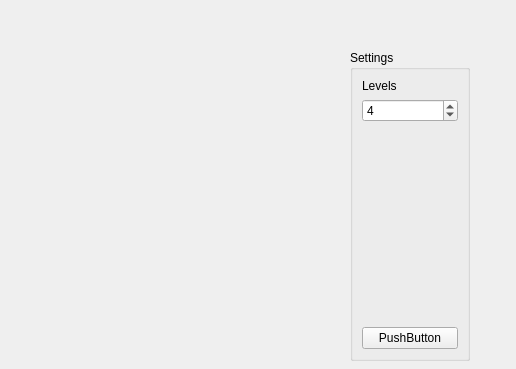
<?xml version="1.0" encoding="UTF-8"?>
<ui version="4.0">
 <class>MainWindow</class>
 <widget class="QMainWindow" name="MainWindow">
  <property name="geometry">
   <rect>
    <x>0</x>
    <y>0</y>
    <width>516</width>
    <height>369</height>
   </rect>
  </property>
  <property name="windowTitle">
   <string>Cantor Fractals</string>
  </property>
  <widget class="QWidget" name="centralwidget">
   <property name="enabled">
    <bool>true</bool>
   </property>
   <widget class="QGroupBox" name="grpSettings">
    <property name="geometry">
     <rect>
      <x>350</x>
      <y>50</y>
      <width>120</width>
      <height>311</height>
     </rect>
    </property>
    <property name="minimumSize">
     <size>
      <width>120</width>
      <height>0</height>
     </size>
    </property>
    <property name="title">
     <string>Settings</string>
    </property>
    <layout class="QVBoxLayout" name="verticalLayout">
     <item>
      <widget class="QLabel" name="label">
       <property name="text">
        <string>Levels</string>
       </property>
       <property name="buddy">
        <cstring></cstring>
       </property>
      </widget>
     </item>
     <item>
      <widget class="QSpinBox" name="spinBoxLevels">
       <property name="value">
        <number>4</number>
       </property>
      </widget>
     </item>
     <item>
      <spacer name="verticalSpacer">
       <property name="orientation">
        <enum>Qt::Vertical</enum>
       </property>
       <property name="sizeHint" stdset="0">
        <size>
         <width>20</width>
         <height>40</height>
        </size>
       </property>
      </spacer>
     </item>
     <item>
      <widget class="QPushButton" name="pushButton">
       <property name="text">
        <string>PushButton</string>
       </property>
      </widget>
     </item>
    </layout>
   </widget>
  </widget>
 </widget>
 <resources/>
 <connections>
  <connection>
   <sender>spinBoxLevels</sender>
   <signal>valueChanged(int)</signal>
   <receiver>MainWindow</receiver>
   <slot>setLevelsSlot(int)</slot>
   <hints>
    <hint type="sourcelabel">
     <x>372</x>
     <y>72</y>
    </hint>
    <hint type="destinationlabel">
     <x>515</x>
     <y>262</y>
    </hint>
   </hints>
  </connection>
  <connection>
   <sender>spinBoxLevels</sender>
   <signal>valueChanged(int)</signal>
   <receiver>MainWindow</receiver>
   <slot>slot1(int)</slot>
   <hints>
    <hint type="sourcelabel">
     <x>410</x>
     <y>80</y>
    </hint>
    <hint type="destinationlabel">
     <x>515</x>
     <y>366</y>
    </hint>
   </hints>
  </connection>
 </connections>
 <slots>
  <slot>setLevelsSlot(int)</slot>
  <slot>slot1(int)</slot>
  <slot>buttonClickedSlot()</slot>
 </slots>
</ui>
